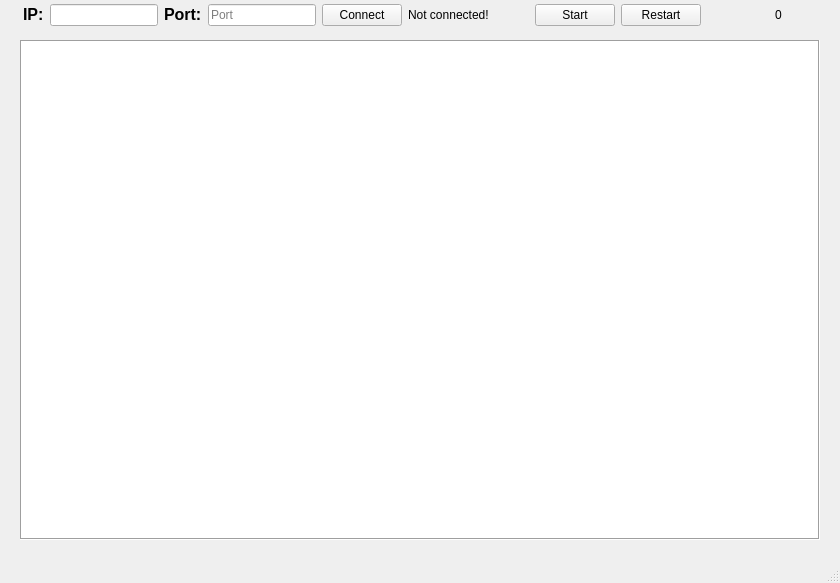
<?xml version="1.0" encoding="UTF-8"?>
<ui version="4.0">
 <class>MainWindow</class>
 <widget class="QMainWindow" name="MainWindow">
  <property name="geometry">
   <rect>
    <x>0</x>
    <y>0</y>
    <width>840</width>
    <height>583</height>
   </rect>
  </property>
  <property name="sizePolicy">
   <sizepolicy hsizetype="Fixed" vsizetype="Fixed">
    <horstretch>0</horstretch>
    <verstretch>0</verstretch>
   </sizepolicy>
  </property>
  <property name="windowTitle">
   <string>Game of Life</string>
  </property>
  <widget class="QWidget" name="centralwidget">
   <widget class="QGraphicsView" name="graphicsView">
    <property name="geometry">
     <rect>
      <x>20</x>
      <y>40</y>
      <width>800</width>
      <height>500</height>
     </rect>
    </property>
    <property name="sizePolicy">
     <sizepolicy hsizetype="Fixed" vsizetype="Fixed">
      <horstretch>0</horstretch>
      <verstretch>0</verstretch>
     </sizepolicy>
    </property>
    <property name="minimumSize">
     <size>
      <width>800</width>
      <height>500</height>
     </size>
    </property>
    <property name="maximumSize">
     <size>
      <width>800</width>
      <height>500</height>
     </size>
    </property>
    <property name="layoutDirection">
     <enum>Qt::LeftToRight</enum>
    </property>
    <property name="autoFillBackground">
     <bool>false</bool>
    </property>
    <property name="frameShape">
     <enum>QFrame::Box</enum>
    </property>
    <property name="verticalScrollBarPolicy">
     <enum>Qt::ScrollBarAlwaysOff</enum>
    </property>
    <property name="horizontalScrollBarPolicy">
     <enum>Qt::ScrollBarAlwaysOff</enum>
    </property>
    <property name="sizeAdjustPolicy">
     <enum>QAbstractScrollArea::AdjustIgnored</enum>
    </property>
    <property name="alignment">
     <set>Qt::AlignCenter</set>
    </property>
   </widget>
   <widget class="QWidget" name="">
    <property name="geometry">
     <rect>
      <x>23</x>
      <y>0</y>
      <width>826</width>
      <height>30</height>
     </rect>
    </property>
    <layout class="QHBoxLayout" name="horizontalLayout_3">
     <item>
      <layout class="QHBoxLayout" name="horizontalLayout_2">
       <item>
        <layout class="QHBoxLayout" name="horizontalLayout">
         <item>
          <widget class="QLabel" name="label">
           <property name="text">
            <string>&lt;html&gt;&lt;head/&gt;&lt;body&gt;&lt;p&gt;&lt;span style=&quot; font-size:12pt; font-weight:700;&quot;&gt;IP:&lt;/span&gt;&lt;/p&gt;&lt;/body&gt;&lt;/html&gt;</string>
           </property>
          </widget>
         </item>
         <item>
          <widget class="QLineEdit" name="lineEditIP">
           <property name="text">
            <string/>
           </property>
           <property name="placeholderText">
            <string/>
           </property>
          </widget>
         </item>
         <item>
          <widget class="QLabel" name="label_2">
           <property name="text">
            <string>&lt;html&gt;&lt;head/&gt;&lt;body&gt;&lt;p&gt;&lt;span style=&quot; font-size:12pt; font-weight:700;&quot;&gt;Port:&lt;/span&gt;&lt;/p&gt;&lt;/body&gt;&lt;/html&gt;</string>
           </property>
          </widget>
         </item>
         <item>
          <widget class="QLineEdit" name="lineEditPort">
           <property name="text">
            <string/>
           </property>
           <property name="placeholderText">
            <string>Port</string>
           </property>
          </widget>
         </item>
         <item>
          <widget class="QPushButton" name="pushButtonConnect">
           <property name="text">
            <string>Connect</string>
           </property>
          </widget>
         </item>
         <item>
          <widget class="QLabel" name="labelConnection">
           <property name="text">
            <string>Not connected!</string>
           </property>
          </widget>
         </item>
         <item>
          <spacer name="horizontalSpacer_2">
           <property name="orientation">
            <enum>Qt::Horizontal</enum>
           </property>
           <property name="sizeHint" stdset="0">
            <size>
             <width>40</width>
             <height>20</height>
            </size>
           </property>
          </spacer>
         </item>
        </layout>
       </item>
       <item>
        <widget class="QPushButton" name="pushButtonStart">
         <property name="text">
          <string>Start</string>
         </property>
        </widget>
       </item>
       <item>
        <widget class="QPushButton" name="pushButtonRestart">
         <property name="text">
          <string>Restart</string>
         </property>
        </widget>
       </item>
       <item>
        <spacer name="horizontalSpacer">
         <property name="orientation">
          <enum>Qt::Horizontal</enum>
         </property>
         <property name="sizeHint" stdset="0">
          <size>
           <width>40</width>
           <height>20</height>
          </size>
         </property>
        </spacer>
       </item>
       <item>
        <widget class="QLabel" name="labelCounter">
         <property name="text">
          <string>0</string>
         </property>
        </widget>
       </item>
       <item>
        <spacer name="horizontalSpacer_3">
         <property name="orientation">
          <enum>Qt::Horizontal</enum>
         </property>
         <property name="sizeHint" stdset="0">
          <size>
           <width>40</width>
           <height>20</height>
          </size>
         </property>
        </spacer>
       </item>
      </layout>
     </item>
    </layout>
   </widget>
  </widget>
  <widget class="QMenuBar" name="menubar">
   <property name="geometry">
    <rect>
     <x>0</x>
     <y>0</y>
     <width>840</width>
     <height>22</height>
    </rect>
   </property>
  </widget>
  <widget class="QStatusBar" name="statusbar"/>
 </widget>
 <resources/>
 <connections/>
</ui>
